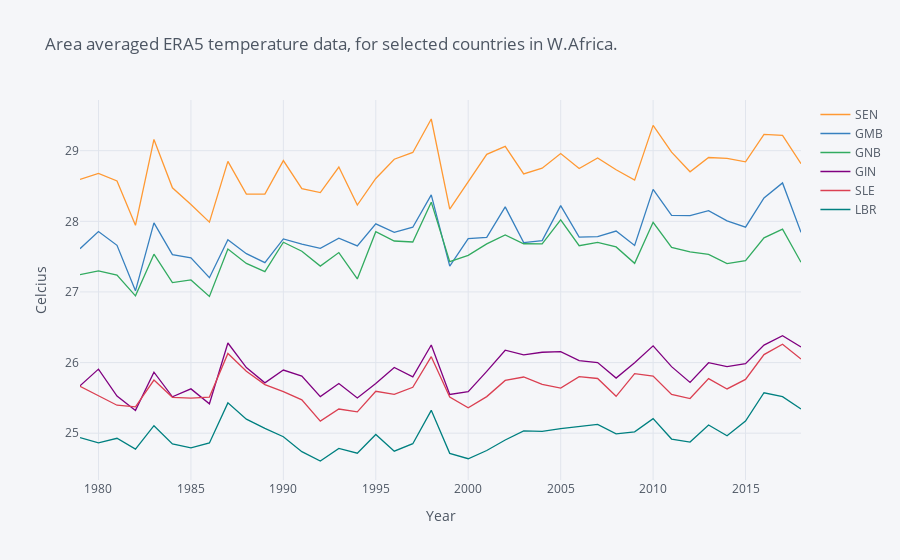

This figure's notebook cell:
### Markdown cell above
Используем метод `iplot`, похожий на метод `plot` библиотеки `Matplotlib`, следующим образом:

### Code cell
africa.iplot(title='Area averaged ERA5 temperature data, for selected countries in W.Africa.',
             xTitle='Year',
             yTitle='Celcius')
